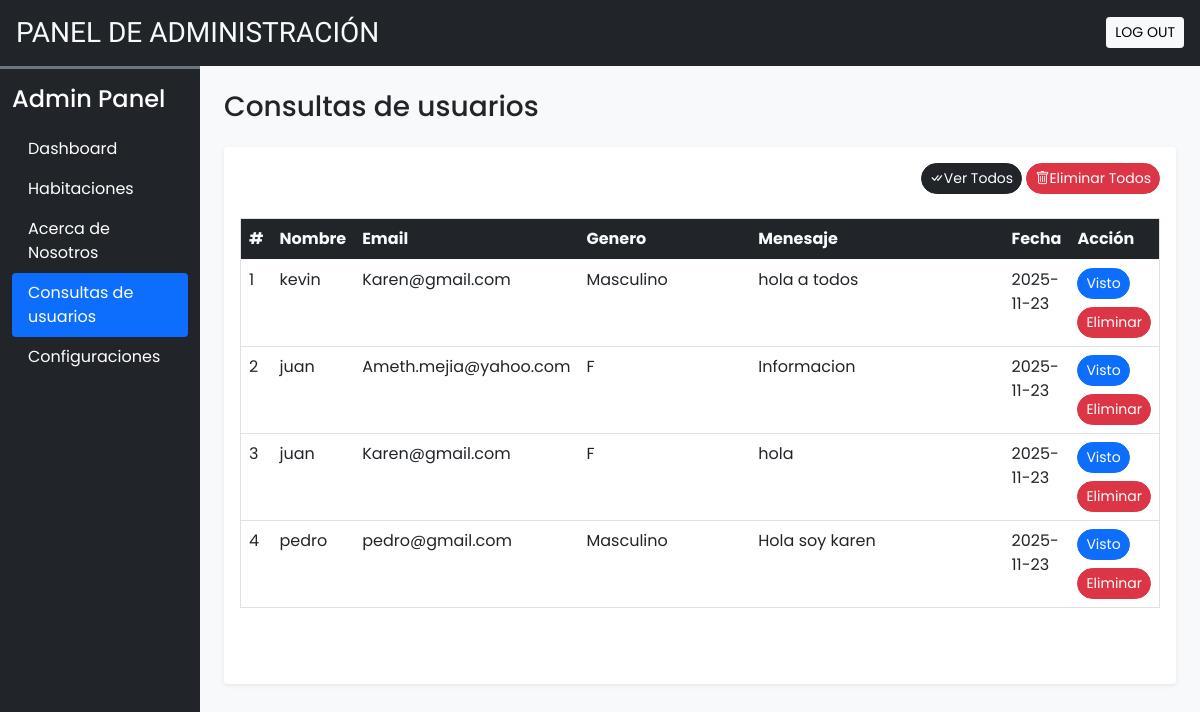
Before: /admin/user_queries.php (signed in) with the older database file.
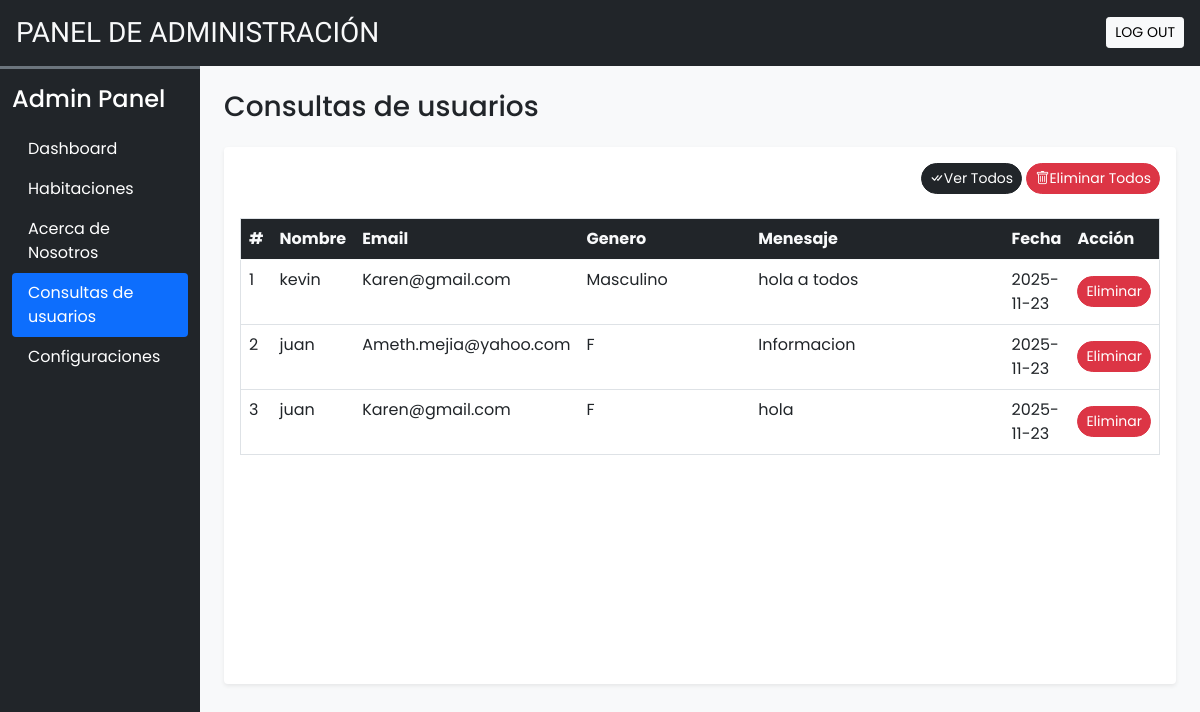
After: the same page with the newer database file.
### tables this page shows
CREATE TABLE `user_queries` (
  `sr_no` int(11) NOT NULL,
  `name` varchar(100) NOT NULL,
  `email` varchar(100) NOT NULL,
  `subject` varchar(100) NOT NULL,
  `message` varchar(500) NOT NULL,
  `date` date NOT NULL DEFAULT current_timestamp(),
  `seen` tinyint(4) NOT NULL DEFAULT 0
);

### admin/user_queries.php (the view, shortened to what this page needs)
<!DOCTYPE html>
<html lang="es">
<head>
    <?php require('inc/links.php'); ?>
</head>
<body class="bg-light">
    <?php include('inc/header.php'); ?>
    <div class="container-fluid" id="main-content">
        <div class="row">
            <div class="col-lg-10 ms-auto p-4 overflow-hidden">
                <h3 class="mb-4">Consultas de usuarios</h3>
                <div class="card border-0 shadow-sm mb-4">
                    <div class="card-body">
                        <div class="text-end mb-4">
                            <a href="?seen=all" class="btn btn-dark rounded-pill shadow-none btn-sm">
                                <i class="bi bi-check-all"></i>Ver Todos
                            </a>
                            <a href="?del=all" class="btn btn-danger rounded-pill shadow-none btn-sm">
                                <i class="bi bi-trash"></i>Eliminar Todos
                            </a>
                        </div>
                        <div class="table-responsive-md" style="height: 450px; overflow-y: scroll;">
                            <table class="table table-hover border">
                                <thead class="sticky-top">
                                    <tr class="bg-dark text-light">
                                        <th scope="col">#</th>
                                        <th scope="col">Nombre</th>
                                        <th scope="col">Email</th>
                                        <th scope="col" width="20%">Genero</th>
                                        <th scope="col" width="30%">Menesaje</th>
                                        <th scope="col">Fecha</th>
                                        <th scope="col">Acción</th>
                                    </tr>
                                </thead>
                                <tbody>
                                    <?php
                                    $q = "SELECT * FROM `user_queries` ORDER BY `sr_no` DESC";
                                    $data = mysqli_query($con, $q);
                                    $i = 1;
                                    while ($row = mysqli_fetch_assoc($data)) {
                                        $seen = '';
                                        if ($row['seen'] != 1) {
                                            $seen = "<a href='?seen=$row[sr_no]' class='btn btn-sm rounded-pill btn-primary'>Visto</a>";
                                        }
                                        $seen .= "<a href='?del=$row[sr_no]' class='btn btn-sm rounded-pill btn-danger mt-2'>Eliminar</a>";
                                        echo <<<query
                                        <tr>
                                        <td>$i</td>
                                        <td>$row[name]</td>
                                        <td>$row[email]</td>
                                        <td>$row[subject]</td>
                                        <td>$row[message]</td>
                                        <td>$row[date]</td>
                                        <td>$seen</td>
                                        </tr>
                                        query;
                                        $i++;
                                    }
                                    ?>
                                </tbody>
                            </table>
                        </div>
                    </div>
                </div>
            </div>
        </div>
    </div>
</body>
</html>

### admin/inc/links.php (shortened to what this page needs)
<?php
$path = (strpos($_SERVER['PHP_SELF'], '/admin/') !== false) ? '' : 'admin/';
?>
<link href="https://cdn.jsdelivr.net/npm/bootstrap@5.0.2/dist/css/bootstrap.min.css" rel="stylesheet"
>
<link rel="stylesheet" href="https://cdn.jsdelivr.net/npm/bootstrap-icons@1.13.1/font/bootstrap-icons.min.css">
<link rel="stylesheet" href="<?php echo $path; ?>css/principalAdmin.css">

### admin/inc/header.php (shortened to what this page needs)
<div class="container-fluid bg-dark text-light p-3 d-flex align-items-center justify-content-between sticky-top">
    <h3 class="mb-0 h-font">PANEL DE ADMINISTRACIÓN</h3>
    <a href="logout.php" class="btn btn-light btn-sm">LOG OUT</a>
</div>
<div class="col-lg-2 bg-dark border-top border-3 border-secondary" id="dashboard-menu">
    <nav class="navbar navbar-expand-lg navbar-dark ">
        <div class="container-fluid flex-lg-column align-items-stretch">
            <h4 class="mt-2 text-white">Admin Panel</h4>
            <div class="collapse navbar-collapse flex-column align-items-stretch mt-2" id="adminDropdown">
                <ul class="nav nav-pills flex-column">
                    <li class="nav-item">
                        <a class="nav-link text-white" href="dashboard.php">Dashboard</a>
                    </li>
                    <li class="nav-item">
                        <a class="nav-link text-white" href="rooms.php">Habitaciones</a>
                    </li>
                    <li class="nav-item">
                        <a class="nav-link text-white" href="features_facilities.php">Acerca de Nosotros</a>
                    </li>
                    <li class="nav-item">
                        <a class="nav-link text-white" href="user_queries.php">Consultas de usuarios</a>
                    </li>
                    <li class="nav-item">
                        <a class="nav-link text-white" href="configuraciones.php">Configuraciones</a>
                    </li>
                </ul>
            </div>
        </div>
    </nav>
</div>

### admin/css/principalAdmin.css (style rules this page uses)
:root { --teal: #2ec1ac; --teal_hover: #279e8c; }
* { font-family: 'Poppins', sans-serif; }
.h-font { font-family: 'Merienda', cursive; }
#dashboard-menu { position: fixed; height: 100%; z-index: 10; }

Changed rows visible on the page:
removed user_queries: name "pedro", email "pedro@gmail.com", subject "Masculino", message "Hola soy karen", date "2025-11-23"
changed user_queries "kevin": no longer shows "Visto"
changed user_queries "Ameth.mejia@yahoo.com": no longer shows "Visto"
changed user_queries "hola": no longer shows "Visto"
